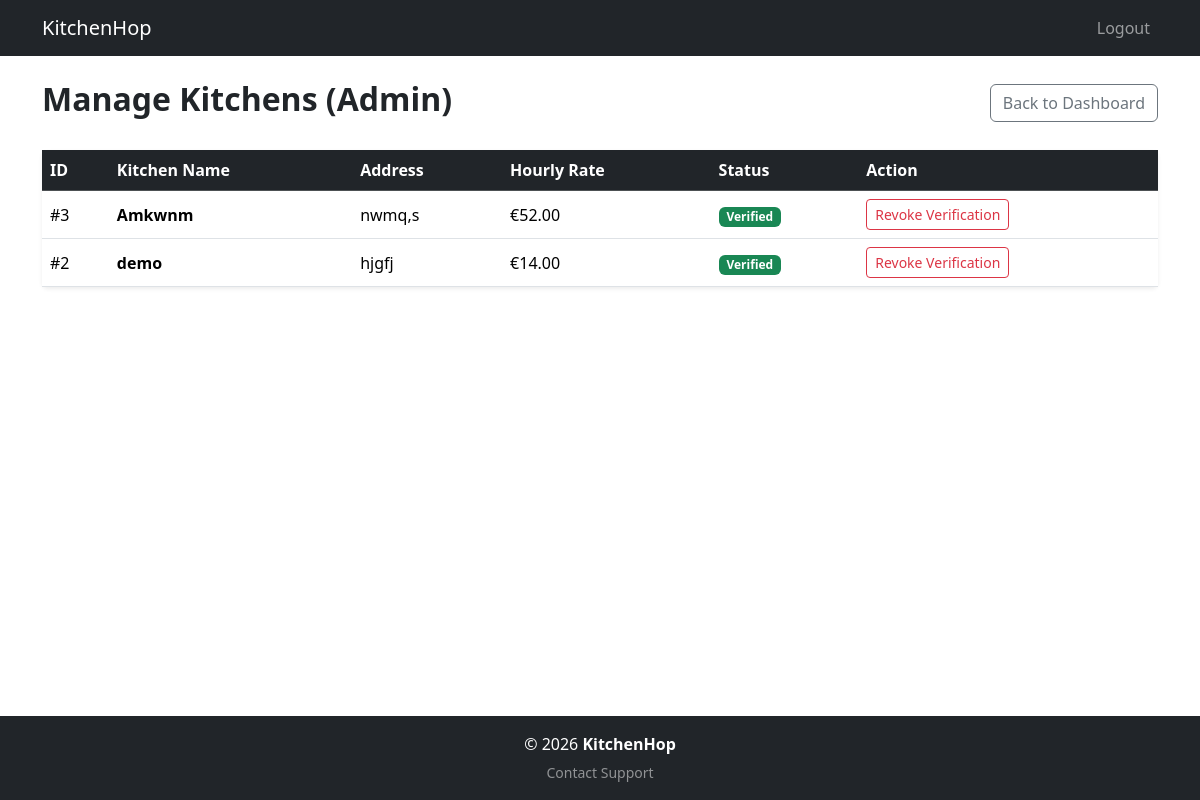
/admin/kitchens.php (signed in), run on an earlier commit of the app's database.
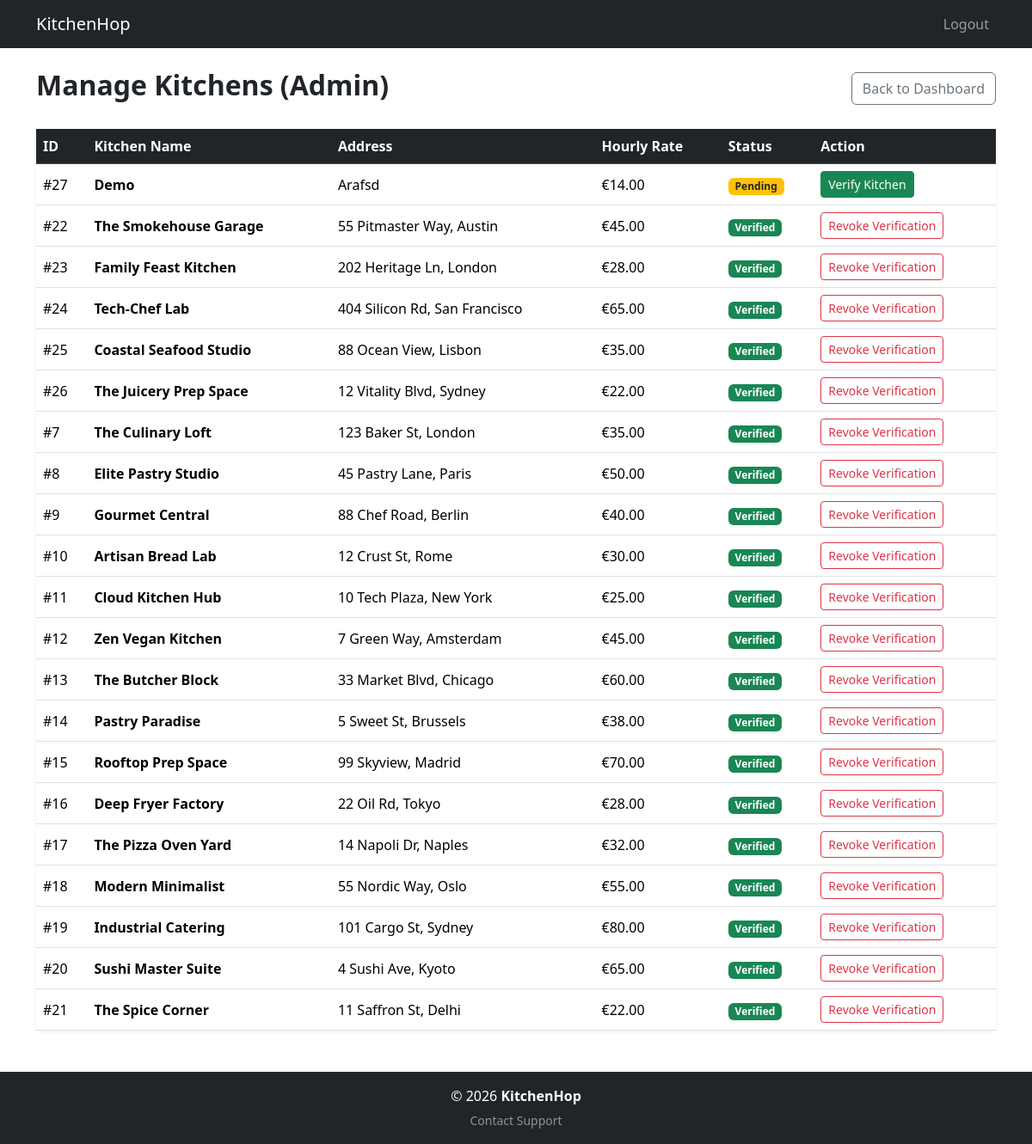
And on a later commit of the database.
### tables this page shows
CREATE TABLE `kitchens` (
  `id` int(11) NOT NULL,
  `owner_id` int(11) DEFAULT NULL,
  `name` varchar(150) DEFAULT NULL,
  `description` text DEFAULT NULL,
  `address` varchar(255) DEFAULT NULL,
  `hourly_rate` decimal(10,2) DEFAULT NULL,
  `image_url` text DEFAULT NULL,
  `availability_notes` text DEFAULT NULL,
  `is_verified` tinyint(1) DEFAULT 0,
  `created_at` timestamp NULL DEFAULT current_timestamp()
);

### admin/kitchens.php (the view, shortened to what this page needs)
<?php
require "../config/database.php";
$stmt = $pdo->query("SELECT * FROM kitchens ORDER BY created_at DESC");
$kitchens = $stmt->fetchAll();
include "../includes/header.php";
?>
<div class="d-flex justify-content-between align-items-center mt-4 mb-4">
    <h2 class="fw-bold">Manage Kitchens (Admin)</h2>
    <a href="/admin/dashboard.php" class="btn btn-outline-secondary">Back to Dashboard</a>
</div>
<div class="card shadow-sm border-0 mb-5">
    <div class="card-body p-0">
        <div class="table-responsive">
            <table class="table table-hover align-middle mb-0">
                <thead class="table-dark">
                    <tr>
                        <th>ID</th>
                        <th>Kitchen Name</th>
                        <th>Address</th>
                        <th>Hourly Rate</th>
                        <th>Status</th>
                        <th>Action</th>
                    </tr>
                </thead>
                <tbody>
                    <?php if(count($kitchens) > 0): ?>
                        <?php foreach($kitchens as $k): ?>
                            <tr>
                                <td>#<?php echo htmlspecialchars($k['id']); ?></td>
                                <td class="fw-bold"><?php echo htmlspecialchars($k['name']); ?></td>
                                <td><?php echo htmlspecialchars($k['address']); ?></td>
                                <td>€<?php echo htmlspecialchars(number_format($k['hourly_rate'], 2)); ?></td>
                                <td>
                                    <?php if($k['is_verified'] == 1): ?>
                                        <span class="badge bg-success">Verified</span>
                                    <?php else: ?>
                                        <span class="badge bg-warning text-dark">Pending</span>
                                    <?php endif; ?>
                                </td>
                                <td>
                                    <?php if($k['is_verified'] == 0): ?>
                                        <a href="/admin/kitchens.php?verify_id=<?php echo $k['id']; ?>" class="btn btn-success btn-sm">
                                            Verify Kitchen
                                        </a>
                                    <?php else: ?>
                                        <a href="/admin/kitchens.php?unverify_id=<?php echo $k['id']; ?>" class="btn btn-outline-danger btn-sm">
                                            Revoke Verification
                                        </a>
                                    <?php endif; ?>
                                </td>
                            </tr>
                        <?php endforeach; ?>
                    <?php else: ?>
                        <tr>
                            <td colspan="6" class="text-center py-4 text-muted">No kitchens found in the system.</td>
                        </tr>
                    <?php endif; ?>
                </tbody>
            </table>
        </div>
    </div>
</div>
<?php
include "../includes/footer.php";
?>

### includes/header.php (shortened to what this page needs)
<!DOCTYPE html>
<html lang="en">
<head>
    <link href="https://cdn.jsdelivr.net/npm/bootstrap@5.3.2/dist/css/bootstrap.min.css" rel="stylesheet">
</head>
<body>
<div class="wrapper">
    <nav class="navbar navbar-expand-lg navbar-dark bg-dark">
        <div class="container">
            <a class="navbar-brand" href="/index.php">KitchenHop</a>
            <ul class="navbar-nav ms-auto">
                <?php if(isset($_SESSION['user_id'])): ?>
                    <li class="nav-item">
                        <a class="nav-link" href="/logout.php">Logout</a>
                    </li>
                <?php endif; ?>
            </ul>
        </div>
    </nav>
    <div class="content">
        <div class="container mt-4">

### includes/footer.php
</div> </div> <footer class="bg-dark text-white p-3 mt-auto">
        <div class="container text-center">
            <p class="mb-1">
                &copy; <?php echo date("Y"); ?> <strong>KitchenHop</strong>
            </p>
            <a href="/contact.php" class="text-white-50 text-decoration-none small">
                Contact Support
            </a>
        </div>
    </footer>
</div> <script src="https://cdn.jsdelivr.net/npm/bootstrap@5.3.0/dist/js/bootstrap.bundle.min.js"></script>
</body>
</html>

### includes/header.php (style rules this page uses)
html, body { height: 100%; margin: 0; }
.wrapper { min-height: 100%; display: flex; flex-direction: column; }
.content { flex: 1; }
footer { background-color: #222; color: #fff; padding: 10px; text-align: center; }

What changed in the data, as far as the page shows it:
removed kitchens: id "3", name "Amkwnm", address "nwmq,s", hourly_rate "52.00", is_verified "Verified"
removed kitchens: id "2", name "demo", address "hjgfj", hourly_rate "14.00", is_verified "Verified"
added kitchens: id "27", name "Demo", address "Arafsd", hourly_rate "14.00", is_verified "Pending"
added kitchens: id "22", name "The Smokehouse Garage", address "55 Pitmaster Way, Austin", hourly_rate "45.00", is_verified "Verified"
added kitchens: id "23", name "Family Feast Kitchen", address "202 Heritage Ln, London", hourly_rate "28.00", is_verified "Verified"
added kitchens: id "24", name "Tech-Chef Lab", address "404 Silicon Rd, San Francisco", hourly_rate "65.00", is_verified "Verified"
added kitchens: id "25", name "Coastal Seafood Studio", address "88 Ocean View, Lisbon", hourly_rate "35.00", is_verified "Verified"
added kitchens: id "26", name "The Juicery Prep Space", address "12 Vitality Blvd, Sydney", hourly_rate "22.00", is_verified "Verified"
added kitchens: id "7", name "The Culinary Loft", address "123 Baker St, London", hourly_rate "35.00", is_verified "Verified"
added kitchens: id "8", name "Elite Pastry Studio", address "45 Pastry Lane, Paris", hourly_rate "50.00", is_verified "Verified"
added kitchens: id "9", name "Gourmet Central", address "88 Chef Road, Berlin", hourly_rate "40.00", is_verified "Verified"
added kitchens: id "10", name "Artisan Bread Lab", address "12 Crust St, Rome", hourly_rate "30.00", is_verified "Verified"
added kitchens: id "11", name "Cloud Kitchen Hub", address "10 Tech Plaza, New York", hourly_rate "25.00", is_verified "Verified"
added kitchens: id "12", name "Zen Vegan Kitchen", address "7 Green Way, Amsterdam", hourly_rate "45.00", is_verified "Verified"
added kitchens: id "13", name "The Butcher Block", address "33 Market Blvd, Chicago", hourly_rate "60.00", is_verified "Verified"
added kitchens: id "14", name "Pastry Paradise", address "5 Sweet St, Brussels", hourly_rate "38.00", is_verified "Verified"
added kitchens: id "15", name "Rooftop Prep Space", address "99 Skyview, Madrid", hourly_rate "70.00", is_verified "Verified"
added kitchens: id "16", name "Deep Fryer Factory", address "22 Oil Rd, Tokyo", hourly_rate "28.00", is_verified "Verified"
added kitchens: id "17", name "The Pizza Oven Yard", address "14 Napoli Dr, Naples", hourly_rate "32.00", is_verified "Verified"
added kitchens: id "18", name "Modern Minimalist", address "55 Nordic Way, Oslo", hourly_rate "55.00", is_verified "Verified"
added kitchens: id "19", name "Industrial Catering", address "101 Cargo St, Sydney", hourly_rate "80.00", is_verified "Verified"
added kitchens: id "20", name "Sushi Master Suite", address "4 Sushi Ave, Kyoto", hourly_rate "65.00", is_verified "Verified"
added kitchens: id "21", name "The Spice Corner", address "11 Saffron St, Delhi", hourly_rate "22.00", is_verified "Verified"
